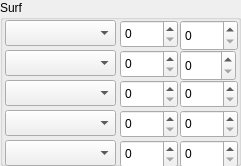
    <widget class="QGroupBox" name="groupBox_3">
     <property name="geometry">
      <rect>
       <x>5</x>
       <y>365</y>
       <width>241</width>
       <height>166</height>
      </rect>
     </property>
     <property name="title">
      <string>Surf</string>
     </property>
     <widget class="QComboBox" name="surfPoke1">
      <property name="geometry">
       <rect>
        <x>5</x>
        <y>20</y>
        <width>111</width>
        <height>26</height>
       </rect>
      </property>
     </widget>
     <widget class="QSpinBox" name="surfMin1">
      <property name="geometry">
       <rect>
        <x>120</x>
        <y>20</y>
        <width>58</width>
        <height>28</height>
       </rect>
      </property>
      <property name="minimum">
       <number>0</number>
      </property>
      <property name="maximum">
       <number>100</number>
      </property>
     </widget>
     <widget class="QSpinBox" name="surfMax1">
      <property name="geometry">
       <rect>
        <x>180</x>
        <y>20</y>
        <width>58</width>
        <height>31</height>
       </rect>
      </property>
      <property name="minimum">
       <number>0</number>
      </property>
      <property name="maximum">
       <number>100</number>
      </property>
     </widget>
     <widget class="QComboBox" name="surfPoke2">
      <property name="geometry">
       <rect>
        <x>5</x>
        <y>50</y>
        <width>111</width>
        <height>26</height>
       </rect>
      </property>
     </widget>
     <widget class="QSpinBox" name="surfMax2">
      <property name="geometry">
       <rect>
        <x>180</x>
        <y>50</y>
        <width>56</width>
        <height>31</height>
       </rect>
      </property>
      <property name="minimum">
       <number>0</number>
      </property>
      <property name="maximum">
       <number>100</number>
      </property>
     </widget>
     <widget class="QSpinBox" name="surfMin2">
      <property name="geometry">
       <rect>
        <x>120</x>
        <y>50</y>
        <width>58</width>
        <height>28</height>
       </rect>
      </property>
      <property name="minimum">
       <number>0</number>
      </property>
      <property name="maximum">
       <number>100</number>
      </property>
     </widget>
     <widget class="QComboBox" name="surfPoke3">
      <property name="geometry">
       <rect>
        <x>5</x>
        <y>80</y>
        <width>111</width>
        <height>26</height>
       </rect>
      </property>
     </widget>
     <widget class="QSpinBox" name="surfMin3">
      <property name="geometry">
       <rect>
        <x>120</x>
        <y>80</y>
        <width>58</width>
        <height>28</height>
       </rect>
      </property>
      <property name="minimum">
       <number>0</number>
      </property>
      <property name="maximum">
       <number>100</number>
      </property>
     </widget>
     <widget class="QSpinBox" name="surfMax3">
      <property name="geometry">
       <rect>
        <x>180</x>
        <y>80</y>
        <width>58</width>
        <height>28</height>
       </rect>
      </property>
      <property name="minimum">
       <number>0</number>
      </property>
      <property name="maximum">
       <number>100</number>
      </property>
     </widget>
     <widget class="QComboBox" name="surfPoke4">
      <property name="geometry">
       <rect>
        <x>5</x>
        <y>110</y>
        <width>111</width>
        <height>26</height>
       </rect>
      </property>
     </widget>
     <widget class="QSpinBox" name="surfMax4">
      <property name="geometry">
       <rect>
        <x>180</x>
        <y>110</y>
        <width>58</width>
        <height>28</height>
       </rect>
      </property>
      <property name="minimum">
       <number>0</number>
      </property>
      <property name="maximum">
       <number>100</number>
      </property>
     </widget>
     <widget class="QSpinBox" name="surfMin4">
      <property name="geometry">
       <rect>
        <x>120</x>
        <y>110</y>
        <width>58</width>
        <height>28</height>
       </rect>
      </property>
      <property name="minimum">
       <number>0</number>
      </property>
      <property name="maximum">
       <number>100</number>
      </property>
     </widget>
     <widget class="QComboBox" name="surfPoke5">
      <property name="geometry">
       <rect>
        <x>5</x>
        <y>140</y>
        <width>111</width>
        <height>26</height>
       </rect>
      </property>
     </widget>
     <widget class="QSpinBox" name="surfMax5">
      <property name="geometry">
       <rect>
        <x>180</x>
        <y>140</y>
        <width>58</width>
        <height>28</height>
       </rect>
      </property>
      <property name="minimum">
       <number>0</number>
      </property>
      <property name="maximum">
       <number>100</number>
      </property>
     </widget>
     <widget class="QSpinBox" name="surfMin5">
      <property name="geometry">
       <rect>
        <x>120</x>
        <y>140</y>
        <width>58</width>
        <height>28</height>
       </rect>
      </property>
      <property name="minimum">
       <number>0</number>
      </property>
      <property name="maximum">
       <number>100</number>
      </property>
     </widget>
    </widget>
